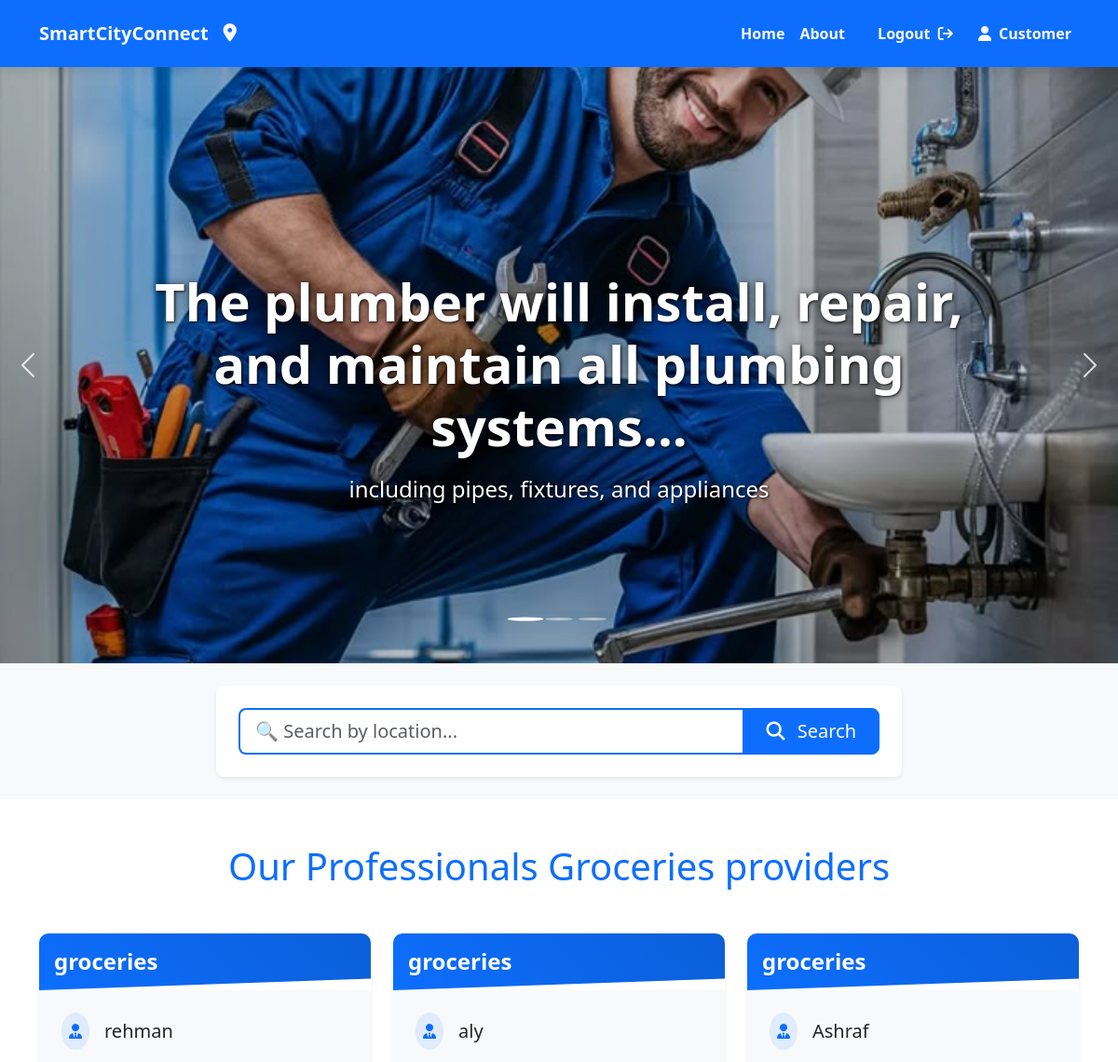
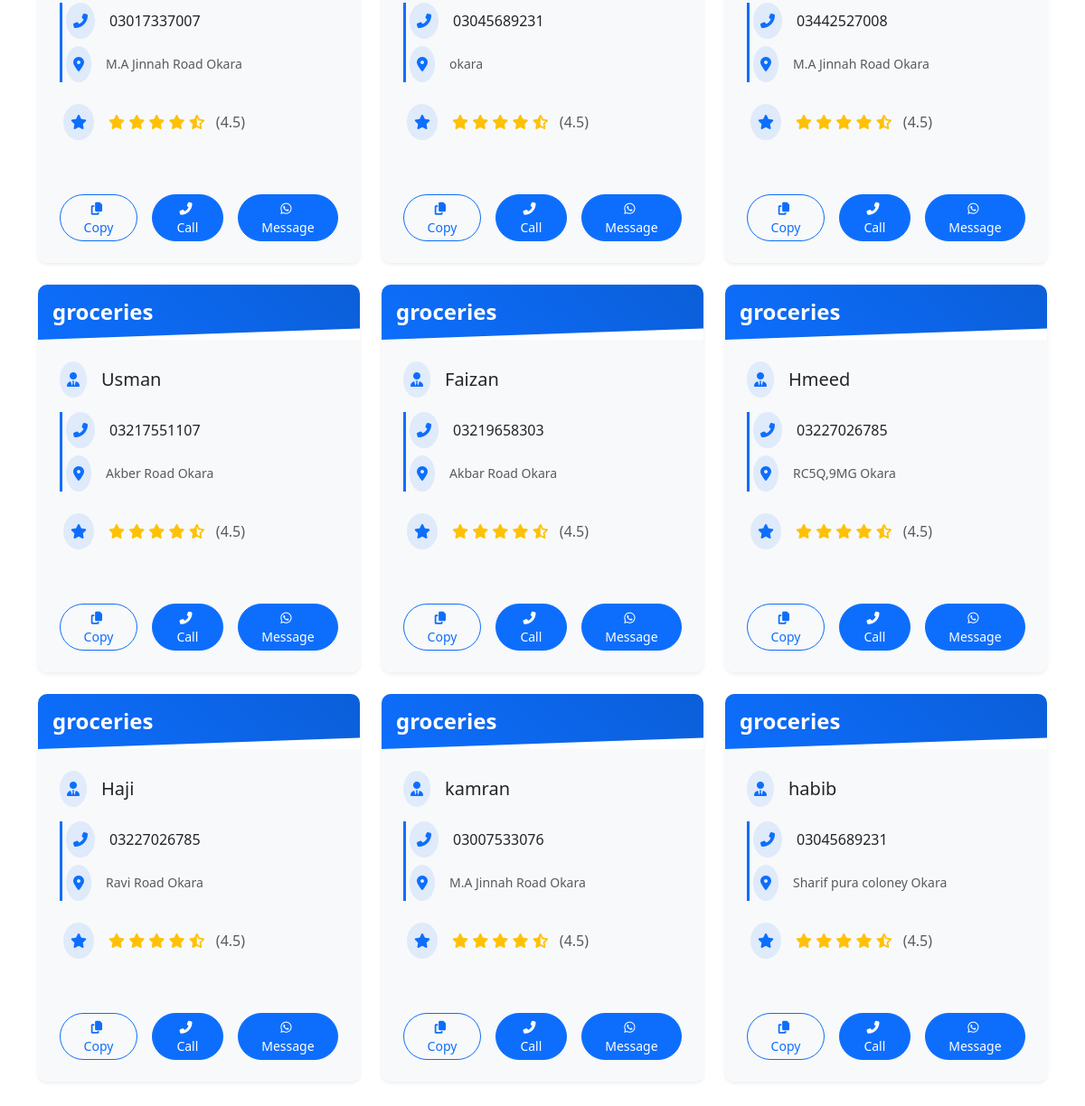
The page /Groceries/ (signed in) on the database its author committed (2 pictures, top to bottom).
### smartcity/models.py (models this page shows, shortened)
class ServiceProviderR(models.Model):
    SERVICE_CHOICES = [
        ('plumber', 'Plumber'),
        ('electrician', 'Electrician'),
        ('carpenter', 'Carpenter'),
        ('painter', 'Painter'),
        ('welder', 'Welder'),
        ('cable', 'Cable Provider'),
        ('internet', 'Internet Service'),
        ('groceries', 'Groceries'),
    ]
    username=models.CharField(max_length=100)
    service_image = models.ImageField(upload_to='service_images/')
    servicename = models.CharField(max_length=100, null=False ,choices=SERVICE_CHOICES)
    first_name=models.CharField(max_length=100)
    last_name=models.CharField(max_length=100)
    Phoneno = models.CharField(max_length=11)
    address = models.TextField()
    email=models.EmailField()
    password = models.CharField(max_length=128, null=False)
    is_approved = models.BooleanField(default=False)
    rating = models.DecimalField(max_digits=3, decimal_places=2, default=0.00)
    description = models.TextField(blank=True, null=True)
    is_rejected = models.BooleanField(default=False)
    approval_date = models.DateTimeField(null=True, blank=True)
    def __init__(self, *args, **kwargs):
        super().__init__(*args, **kwargs)
        self._original_is_approved = self.is_approved  # Track approval status changes
    class Meta:
        verbose_name = "Service Provider"
        verbose_name_plural = "Service Providers"
        ordering = ['-id']

### smartcity/views.py (the view)
# urls.py: path('Groceries/',Groceries,name='Groceries'),
def Groceries(request):
    if not request.session.get('is_logged_in'):
        return redirect('/Loginpage/?next=/Groceries/')
    queryset=ServiceProviderR.objects.filter(
        servicename__iexact='groceries'
    ).order_by('-rating')
    location=request.GET.get('location','')
    if location:
        queryset=queryset.filter(address__icontains=location)
        page_title=f'Groceries Provider {location}'
    else:
        page_title='Professional Groceries Provider'
    context={
        'groceries':queryset,
        'page_title':page_title,
        'seacrh_location':location,
        'user_type':request.session.get('user_type'),
        'user_id':request.session.get('user_id')
    }
    return render(request,'Groceries.html',context)

### smartcity/templates/Groceries.html (shortened to what this page needs)
{% load static %}
<!DOCTYPE html>
<html lang="en">
<head>
    <link href="https://cdn.jsdelivr.net/npm/bootstrap@5.3.3/dist/css/bootstrap.min.css" rel="stylesheet">
    <link rel="stylesheet" href="https://cdnjs.cloudflare.com/ajax/libs/font-awesome/6.6.0/css/all.min.css">
    <link rel="stylesheet" href="{% static 'css/Internet.css' %}">
</head>
<body>
    <div class="container-fluid bg-primary navbar-container sticky-top">
        <div class="container">
            <nav class="navbar navbar-expand-lg navbar-dark">
                <a class="navbar-brand text-light fw-bold d-flex align-items-center brand-logo" href="{% url 'Home' %}">
                    <span class="logo-text">SmartCityConnect</span>
                    <i class="fa-solid fa-location-dot logo-icon ms-2"></i>
                </a>
                <div class="collapse navbar-collapse justify-content-lg-end" id="navbarNav">
                    <ul class="navbar-nav nav-items">
                        <li class="nav-item">
                            <a href="{% url 'Home' %}" class="nav-link text-light fw-bold nav-link-hover">
                                <span>Home</span>
                            </a>
                        </li>
                        <li class="nav-item">
                            <a href="{% url 'About' %}" class="nav-link text-light fw-bold nav-link-hover">
                                <span>About</span>
                            </a>
                        </li>
                        {% if request.session.is_logged_in %}
                        <li class="nav-item">
                            <li class="nav-item">
                                <form method="post" action="{% url 'logout' %}" class="d-inline">
                                    <button type="submit" class="nav-link text-light fw-bold nav-link-hover login-btn" style="background: none; border: none; cursor: pointer;">
                                        <span>Logout</span>
                                        <i class="fa-solid fa-arrow-right-from-bracket ms-1"></i>
                                    </button>
                                </form>
                        </li>
                        <li class="nav-item">
                            <span class="nav-link text-light fw-bold">
                                {% if request.session.user_type == 'provider' %}
                                <i class="fas fa-tools me-1"></i> Provider
                              {% else %}
                               <i class="fas fa-user me-1"></i> Customer
                               {% endif %}
                           </span>
                            </li>
                        {% endif %}
                         </ul>
                </div>
            </nav>
        </div>
    </div>
    <div id="serviceCarousel" class="carousel slide">
        <div class="carousel-indicators">
            <button type="button" data-bs-target="#serviceCarousel" data-bs-slide-to="0" class="active"></button>
            <button type="button" data-bs-target="#serviceCarousel" data-bs-slide-to="1"></button>
            <button type="button" data-bs-target="#serviceCarousel" data-bs-slide-to="2"></button>
        </div>
        <div class="carousel-inner">
            <div class="carousel-item active">
                <img src="{% static 'media/plumber.jpeg' %}" class="d-block w-100 slider-img" alt="Plumbing services">
                <div class="carousel-caption d-none d-md-block">
                    <h2 class="slider-title animate__animated animate__fadeIn">The plumber will install, repair, and maintain all plumbing systems...</h2>
                    <p class="slider-subtitle animate__animated animate__fadeIn animate__delay-1s">including pipes, fixtures, and appliances</p>
                </div>
            </div>
        </div>
        <button class="carousel-control-prev" type="button" data-bs-target="#serviceCarousel" data-bs-slide="prev">
            <span class="carousel-control-prev-icon" aria-hidden="true"></span>
        </button>
        <button class="carousel-control-next" type="button" data-bs-target="#serviceCarousel" data-bs-slide="next">
            <span class="carousel-control-next-icon" aria-hidden="true"></span>
        </button>
    </div>
    <div class="container-fluid py-4 search-section">
        <div class="container">
            <div class="row justify-content-center">
                <div class="col-lg-8 col-md-10">
                    <div class="bg-white p-4 rounded-3 shadow-sm">
                        <form action="{% url 'Groceries' %}" method="GET" class="search-form">
                            <div class="input-group">
                                <input type="search" name="location" class="form-control form-control-lg border-primary border-2"
                                       placeholder="🔍 Search by location..." value="{{ search_location|default:'' }}">
                                <button class="btn btn-primary btn-lg px-4" type="submit">
                                    <i class="fas fa-search me-2"></i> Search
                                </button>
                            </div>
                        </form>
                    </div>
                </div>
            </div>
        </div>
    </div>
    <div class="container py-5">
        <h1 class="text-center mb-5 text-primary animate__animated animate__fadeInDown">Our Professionals Groceries providers</h1>
        <div class="row row-cols-1 row-cols-md-2 row-cols-lg-3 g-4">
            {% for grocery in groceries %}
            <div class="col">
                <div class="card h-100 border-0 electrician-card shadow-sm">
                    <div class="card-header bg-primary border-0 py-3 position-relative overflow-hidden">
                        <h4 class="mb-0 text-center text-white fw-bold service-title animate__animated animate__fadeIn">
                            {{ grocery.servicename }}
                        </h4>
                    </div>
                    <div class="card-body text-left d-flex flex-column bg-light">
                        <div class="d-flex align-items-center mb-3 animate__animated animate__fadeInLeft">
                            <div class="bg-primary bg-opacity-10 p-2 rounded-circle me-3">
                                <i class="fas fa-user-tie text-primary"></i>
                            </div>
                            <h5 class="card-title mb-0 text-dark">
                                {% firstof grocery.get_full_name.strip grocery.username %}
                            </h5>
                        </div>
                        <div class="contact-info mb-4 ps-1">
                            <div class="d-flex align-items-center mb-2 animate__animated animate__fadeInLeft" style="animation-delay: 0.1s;">
                                <div class="bg-primary bg-opacity-10 p-2 rounded-circle me-3">
                                    <i class="fas fa-phone-alt text-primary"></i>
                                </div>
                                <span class="phone-number text-dark">{{ grocery.Phoneno }}</span>
                            </div>
                            <div class="d-flex align-items-center animate__animated animate__fadeInLeft" style="animation-delay: 0.2s;">
                                <div class="bg-primary bg-opacity-10 p-2 rounded-circle me-3">
                                    <i class="fas fa-map-marker-alt text-primary"></i>
                                </div>
                                <small class="text-muted">
                                    <a href="https://www.google.com/maps/search/?api=1&query={{ grocery.address|urlencode }}"
                                       target="_blank"
                                       class="text-decoration-none text-muted hover-text-primary">
                                        {{ grocery.address }}
                                    </a>
                                </small>
                            </div>
                        </div>
                        <div class="mb-4 ps-1 animate__animated animate__fadeInLeft" style="animation-delay: 0.3s;">
                            <div class="d-flex align-items-center">
                                <div class="bg-primary bg-opacity-10 p-2 rounded-circle me-3">
                                    <i class="fas fa-star text-primary"></i>
                                </div>
                                <div class="text-warning">
                                    <i class="fas fa-star"></i>
                                    <i class="fas fa-star"></i>
                                    <i class="fas fa-star"></i>
                                    <i class="fas fa-star"></i>
                                    <i class="fas fa-star-half-alt"></i>
                                    <span class="text-muted ms-2">(4.5)</span>
                                </div>
                            </div>
                        </div>
                        <div class="mt-auto d-flex justify-content-center gap-3 pt-3 animate__animated animate__fadeInUp" style="animation-delay: 0.4s;">
                            <button class="copy-btn btn btn-outline-primary btn-sm px-3 rounded-pill hover-lift"
                                    data-phone="{{ grocery.Phoneno }}">
                                <i class="fas fa-copy me-1"></i> Copy
                            </button>
                            <a href="tel:{{ grocery.Phoneno }}" class="btn btn-primary btn-sm call-btn text-white px-3 rounded-pill hover-lift">
                                <i class="fas fa-phone-alt me-1"></i> Call
                            </a>
                            <a href="https://wa.me/{{ grocery.Phoneno|cut:' '|cut:'+' }}?text=Hello%20{{ grocery.user.get_full_name|urlencode }}%20I%20need%20your%20{{ grocery.servicename|urlencode }}%20service"
                               class="btn btn-primary btn-sm whatsapp-btn text-white px-3 rounded-pill hover-lift"
                               target="_blank">
                                <i class="fab fa-whatsapp me-1"></i> Message
                            </a>
                        </div>
                    </div>
                </div>
            </div>
            {% empty %}
            <div class="col-12 animate__animated animate__fadeIn">
                <div class="alert alert-info text-center">No Groceries providers available at the moment.</div>
            </div>
            {% endfor %}
        </div>
    </div>
</body>
</html>

### rows shown on the page
ServiceProviderR: servicename "groceries", username "rehman", Phoneno "03017337007", address "M.A Jinnah Road Okara"
ServiceProviderR: servicename "groceries", username "aly", Phoneno "03045689231", address "okara"
ServiceProviderR: servicename "groceries", username "Ashraf", Phoneno "03442527008", address "M.A Jinnah Road Okara"
ServiceProviderR: servicename "groceries", username "Usman", Phoneno "03217551107", address "Akber Road Okara"
ServiceProviderR: servicename "groceries", username "Faizan", Phoneno "03219658303", address "Akbar Road Okara"
ServiceProviderR: servicename "groceries", username "Hmeed", Phoneno "03227026785", address "RC5Q,9MG Okara"
ServiceProviderR: servicename "groceries", username "Haji", Phoneno "03227026785", address "Ravi Road Okara"
ServiceProviderR: servicename "groceries", username "kamran", Phoneno "03007533076", address "M.A Jinnah Road Okara"
ServiceProviderR: servicename "groceries", username "habib", Phoneno "03045689231", address "Sharif pura coloney Okara"
